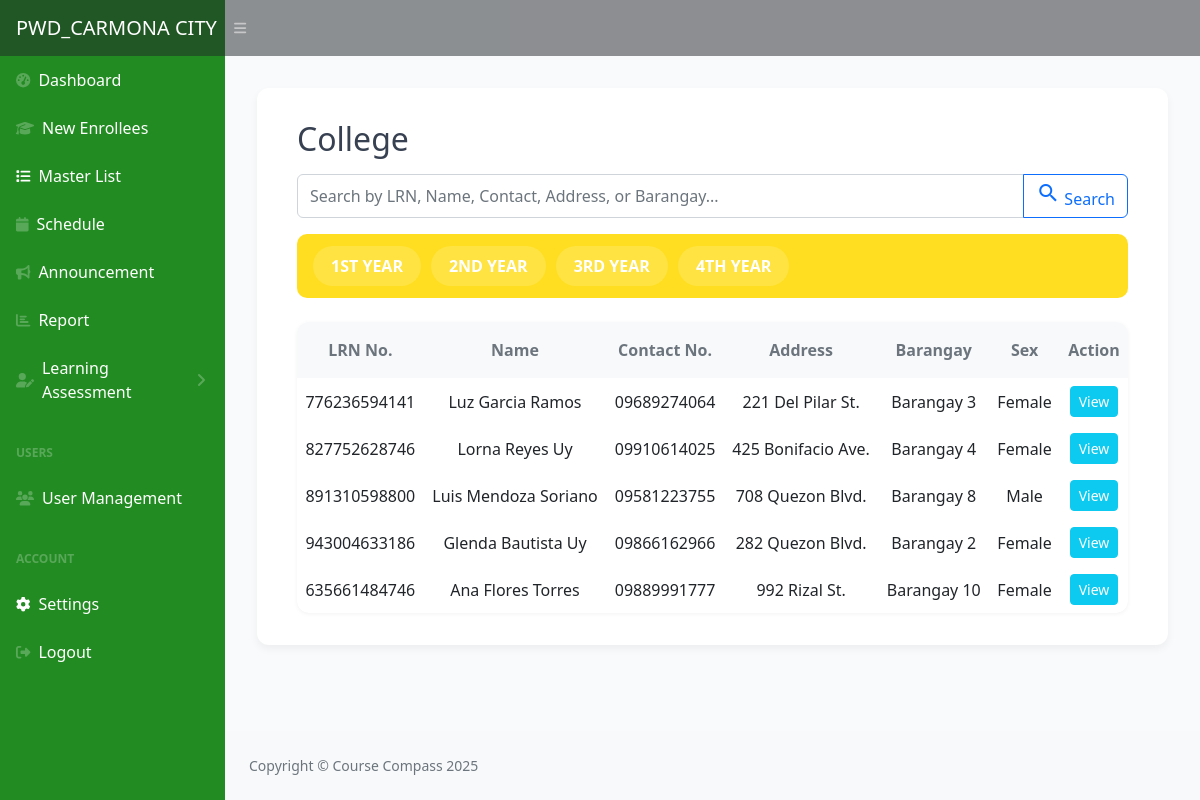
Page /dashboard/ls/college/college.php (signed in) on the committed database.
### tables this page shows
CREATE TABLE `enrollees` (
  `enrollee_id` int(11) NOT NULL,
  `lrn_no` varchar(50) NOT NULL,
  `application_date` date DEFAULT NULL,
  `pwd_id` varchar(50) DEFAULT NULL,
  `last_name` varchar(100) NOT NULL,
  `first_name` varchar(100) NOT NULL,
  `middle_name` varchar(100) DEFAULT NULL,
  `age` int(11) DEFAULT NULL,
  `birthday` date DEFAULT NULL,
  `sex` varchar(20) DEFAULT NULL,
  `disability_type` varchar(255) DEFAULT NULL,
  `disability_cause` varchar(100) DEFAULT NULL,
  `specific_disability` varchar(255) DEFAULT NULL,
  `civil_status` varchar(50) DEFAULT NULL,
  `address` varchar(255) DEFAULT NULL,
  `barangay` varchar(100) DEFAULT NULL,
  `contact_no` varchar(50) DEFAULT NULL,
  `educational_attainment` varchar(100) DEFAULT NULL,
  `employment_status` varchar(100) DEFAULT NULL,
  `employment_category` varchar(100) DEFAULT NULL,
  `employment_nature` varchar(100) DEFAULT NULL,
  `occupation` varchar(100) DEFAULT NULL,
  `father_name` varchar(255) DEFAULT NULL,
  `mother_name` varchar(255) DEFAULT NULL,
  `parent_status` varchar(100) DEFAULT NULL,
  `siblings_count` int(11) DEFAULT NULL,
  `working_family_members` int(11) DEFAULT NULL,
  `monthly_income_head` decimal(10,2) DEFAULT NULL,
  `total_family_income` decimal(10,2) DEFAULT NULL,
  `family_type` varchar(100) DEFAULT NULL,
  `comelec_registered` varchar(10) DEFAULT NULL,
  `four_ps_member` varchar(10) DEFAULT NULL,
  `covid_vaccinated` varchar(10) DEFAULT NULL,
  `guardian_name` varchar(255) DEFAULT NULL,
  `guardian_contact` varchar(50) DEFAULT NULL,
  `house_tagging` varchar(100) DEFAULT NULL,
  `teacher_name` varchar(255) DEFAULT NULL,
  `photo` longblob DEFAULT NULL,
  `created_at` timestamp NOT NULL DEFAULT current_timestamp(),
  `previous_level` varchar(100) DEFAULT NULL
);

### dashboard/ls/college/college.php (the view, shortened to what this page needs)
<?php
include '../../../php/ConnectToDb.php';
$itemsPerPage = 10;
$currentPage = isset($_GET['page']) ? max(1, intval($_GET['page'])) : 1;
$programFilter = isset($_GET['program']) ? trim($_GET['program']) : '';
$searchTerm = '';
$conditions = [];
$conditions[] = "educational_attainment = 'COLLEGE'";
$validPrograms = [
  '1ST YEAR',
  '2ND YEAR',
  '3RD YEAR',
  '4TH YEAR',
];
$whereClause = 'WHERE ' . implode(' AND ', $conditions);
$countRow = mysqli_fetch_assoc(mysqli_query($conn, "SELECT COUNT(*) as total FROM enrollees $whereClause"));
$totalItems = $countRow['total'];
$totalPages = ceil($totalItems / $itemsPerPage);
$currentPage = min($currentPage, max(1, $totalPages));
$offset = ($currentPage - 1) * $itemsPerPage;
$all_enrollees = [];
$result = mysqli_query($conn, "SELECT * FROM enrollees $whereClause ORDER BY enrollee_id DESC LIMIT $itemsPerPage OFFSET $offset");
while ($row = mysqli_fetch_assoc($result)) $all_enrollees[] = $row;
?>
<!DOCTYPE html>
<html lang="en">
<head>
  <link href="https://cdn.jsdelivr.net/npm/bootstrap@5.3.0/dist/css/bootstrap.min.css" rel="stylesheet" />
  <link href="../../css/styles.css" rel="stylesheet" />
  <link href="../../css/user.css" rel="stylesheet" />
</head>
<body class="sb-nav-fixed">
  <nav class="sb-topnav navbar navbar-expand navbar-dark bg-dark">
    <a class="navbar-brand ps-3" href="">PWD_CARMONA CITY</a>
    <button class="btn btn-link btn-sm order-1 order-lg-0 me-4 me-lg-0" id="sidebarToggle" href="#!"><i class="fas fa-bars"></i></button>
  </nav>
  <div id="layoutSidenav">
    <div id="layoutSidenav_nav">
      <nav class="sb-sidenav accordion sb-sidenav-dark" id="sidenavAccordion">
        <div class="sb-sidenav-menu">
          <div class="nav">
            <a class="nav-link" href="../../index.php">
              <div class="sb-nav-link-icon"><i class="fas fa-tachometer-alt"></i></div>Dashboard
            </a>
            <?php if ($_SESSION['role'] != 2): ?>
              <a class="nav-link" href="../../new.php">
                <div class="sb-nav-link-icon"><i class="fa fa-graduation-cap"></i></div>New Enrollees
              </a>
            <?php endif; ?>
            <a class="nav-link active" href="../../masterlist.php">
              <div class="sb-nav-link-icon"><i class="fa fa-list"></i></div>Master List
            </a>
            <?php if ($_SESSION['role'] != 2): ?>
              <a class="nav-link" href="../../schedule.php">
                <div class="sb-nav-link-icon"><i class="fa fa-calendar"></i></div>Schedule
              </a>
              <a class="nav-link" href="../../announcement.php">
                <div class="sb-nav-link-icon"><i class="fa fa-bullhorn"></i></div>Announcement
              </a>
            <?php endif; ?>
            <a class="nav-link" href="../../report.php">
              <div class="sb-nav-link-icon"><i class="fa fa-bar-chart"></i></div>Report
            </a>
            <?php if ($_SESSION['role'] != 2): ?>
              <a class="nav-link collapsed" href="#" data-bs-toggle="collapse" data-bs-target="#collapseEdit" aria-expanded="false" aria-controls="collapseEdit">
                <div class="sb-nav-link-icon"><i class="fas fa-user-edit"></i></div>Learning Assessment
                <div class="sb-sidenav-collapse-arrow"><i class="fas fa-angle-down"></i></div>
              </a>
              <div class="sb-sidenav-menu-heading">Users</div>
              <a class="nav-link" href="../../user.php">
                <div class="sb-nav-link-icon"><i class="fas fa-users"></i></div>User Management
              </a>
            <?php endif; ?>
            <div class="sb-sidenav-menu-heading">Account</div>
            <a class="nav-link active" href="../../settings.php">
              <div class="sb-nav-link-icon"><i class="fas fa-cog"></i></div>
              Settings
            </a>
            <a class="nav-link" href="../../../php/logout.php?id=<?php echo $_SESSION['user_id']; ?>&role=<?php echo $_SESSION['role']; ?>">
              <div class="sb-nav-link-icon"><i class="fas fa-sign-out-alt"></i></div>
              Logout
            </a>
          </div>
        </div>
      </nav>
    </div>
    <div id="layoutSidenav_content">
      <main>
        <section class="admin-panel" aria-label="College panel">
          <div class="d-flex align-items-center mb-3">
            <h2 class="m-0">College</h2>
          </div>
          <form method="GET" class="mb-3">
            <div class="input-group">
              <input
                type="text"
                name="search"
                class="form-control"
                placeholder="Search by LRN, Name, Contact, Address, or Barangay..."
                value="<?= htmlspecialchars($searchTerm) ?>"
                aria-label="Search enrollees">
              <button class="btn btn-outline-primary" type="submit">
                <i class="material-icons">search</i> Search
              </button>
            </div>
          </form>
          <div class="grade-nav-wrapper mb-3">
            <ul class="nav grade-nav flex-nowrap">
              <?php
              foreach ($validPrograms as $prog):
                $isActive = ($programFilter === $prog);
                $href = '?program=' . urlencode($prog) . (!empty($searchTerm) ? '&search=' . urlencode($searchTerm) : '');
                $clearHref = 'college.php' . (!empty($searchTerm) ? '?search=' . urlencode($searchTerm) : '');
              ?>
                <li class="nav-item">
                  <a class="nav-link <?= $isActive ? 'active' : '' ?>"
                    href="<?= $isActive ? $clearHref : $href ?>">
                    <?= htmlspecialchars($prog) ?>
                  </a>
                </li>
              <?php endforeach; ?>
            </ul>
          </div>
          <div class="table-responsive">
            <table class="table table-hover table-borderless shadow-sm mb-0 custom-table">
              <thead class="bg-light text-center">
                <tr>
                  <th scope="col" class="text-muted py-3">LRN No.</th>
                  <th scope="col" class="text-muted py-3">Name</th>
                  <th scope="col" class="text-muted py-3">Contact No.</th>
                  <th scope="col" class="text-muted py-3">Address</th>
                  <th scope="col" class="text-muted py-3">Barangay</th>
                  <th scope="col" class="text-muted py-3">Sex</th>
                  <th scope="col" class="text-muted py-3 text-center">Action</th>
                </tr>
              </thead>
              <tbody class="text-center">
                <?php if (count($all_enrollees) > 0): ?>
                  <?php foreach ($all_enrollees as $row): ?>
                    <tr>
                      <td class="align-middle"><?= htmlspecialchars($row['lrn_no']) ?></td>
                      <td class="align-middle"><?= htmlspecialchars($row['first_name'] . ' ' . $row['middle_name'] . ' ' . $row['last_name']) ?></td>
                      <td class="align-middle"><?= htmlspecialchars($row['contact_no']) ?></td>
                      <td class="align-middle"><?= htmlspecialchars($row['address']) ?></td>
                      <td class="align-middle"><?= htmlspecialchars($row['barangay']) ?></td>
                      <td class="align-middle"><?= htmlspecialchars($row['sex']) ?></td>
                      <td class="align-middle">
                        <button class="btn btn-info btn-sm text-white" data-bs-toggle="modal" data-bs-target="#viewModal<?= $row['enrollee_id'] ?>">
                          View
                        </button>
                      </td>
                    </tr>
                  <?php endforeach; ?>
                <?php endif; ?>
              </tbody>
            </table>
          </div>
        </section>
      </main>
      <footer class="py-4 bg-light mt-auto">
        <div class="container-fluid px-4">
          <div class="d-flex align-items-center justify-content-between small">
            <div class="text-muted">Copyright &copy; Course Compass 2025</div>
          </div>
        </div>
      </footer>
    </div>
  </div>
</body>
</html>

### dashboard/css/user.css (style rules this page uses)
body { background-color: #f9fafb; font-family: "Segoe UI", Tahoma, Geneva, Verdana, sans-serif; color: #374151; }
.admin-panel { background-color: #ffffff; border-radius: 0.75rem; box-shadow: 0 4px 8px rgb(0 0 0 / 0.05); padding: 2rem 2.5rem; margin: 2rem; }
.custom-table { width: 100%; }
.table-responsive { margin-top: 1.5rem; border-radius: 0.75rem; box-shadow: 0 1px 4px rgb(0 0 0 / 0.05); overflow: hidden; }
table { border-radius: 0.75rem; }

### dashboard/ls/college/college.php (style rules this page uses)
.grade-nav-wrapper { background: #FFDE21; padding: 12px 16px; border-radius: 10px; overflow-x: auto; }
.grade-nav { gap: 10px; }
.grade-nav .nav-link { color: #fff; background: rgba(255, 255, 255, 0.15); border-radius: 30px; padding: 8px 18px; font-weight: 600; white-space: nowrap; transition: all 0.3s ease; }

### rows in the picture
enrollees: lrn_no "776236594141", first_name+middle_name+last_name "Luz Garcia Ramos", contact_no "09689274064", address "221 Del Pilar St.", barangay "Barangay 3", sex "Female"
enrollees: lrn_no "827752628746", first_name+middle_name+last_name "Lorna Reyes Uy", contact_no "09910614025", address "425 Bonifacio Ave.", barangay "Barangay 4", sex "Female"
enrollees: lrn_no "891310598800", first_name+middle_name+last_name "Luis Mendoza Soriano", contact_no "09581223755", address "708 Quezon Blvd.", barangay "Barangay 8", sex "Male"
enrollees: lrn_no "943004633186", first_name+middle_name+last_name "Glenda Bautista Uy", contact_no "09866162966", address "282 Quezon Blvd.", barangay "Barangay 2", sex "Female"
enrollees: lrn_no "635661484746", first_name+middle_name+last_name "Ana Flores Torres", contact_no "09889991777", address "992 Rizal St.", barangay "Barangay 10", sex "Female"

### other values in the picture
$prog "1ST YEAR"
$prog "2ND YEAR"
$prog "3RD YEAR"
$prog "4TH YEAR"
